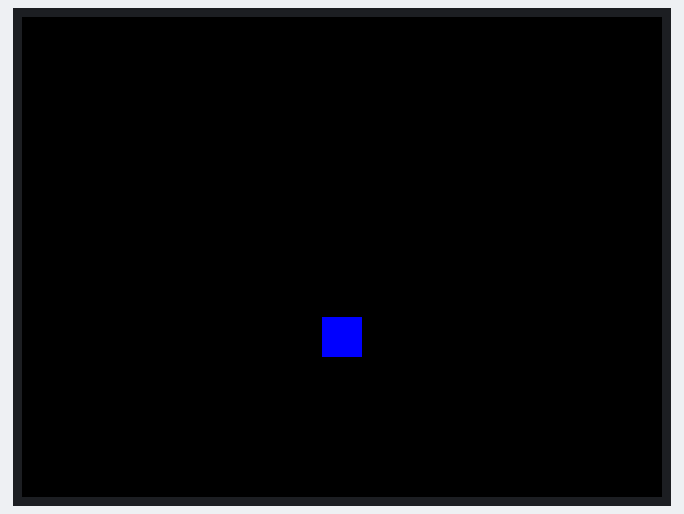
This program was run on a simulated MicroPython board. Shown: 320×240 colour display. Library files of the repository ran but are not shown: ili9341.py.

Above: at 0.91 s.
At 3.39 s:
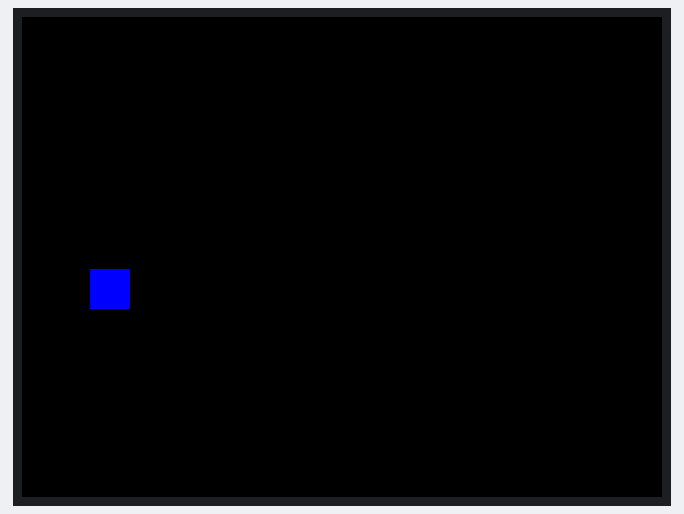
At 5.88 s:
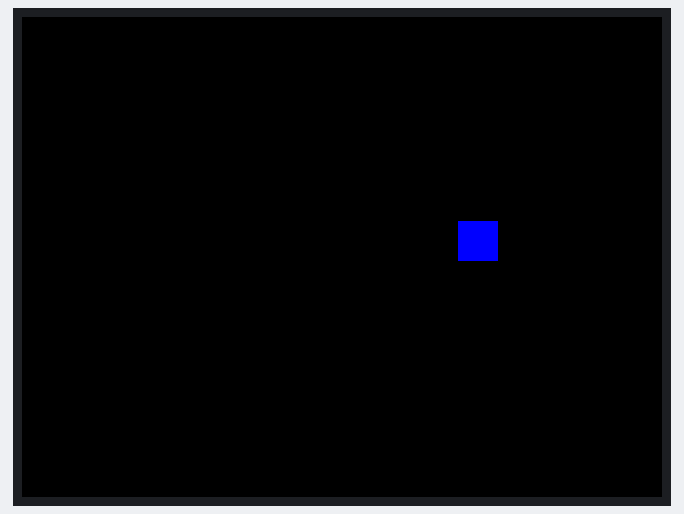
At 10.85 s:
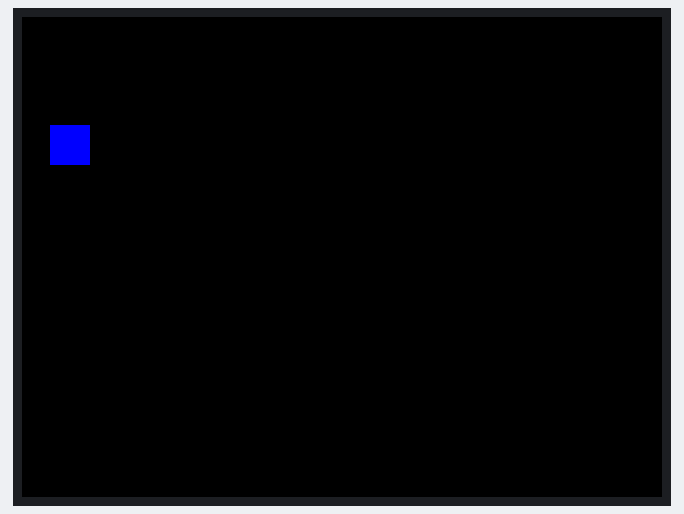
At 15.82 s:
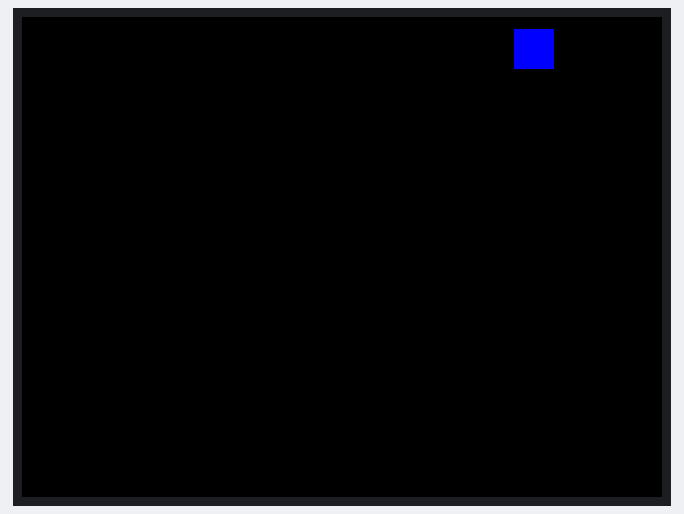
At 21.42 s:
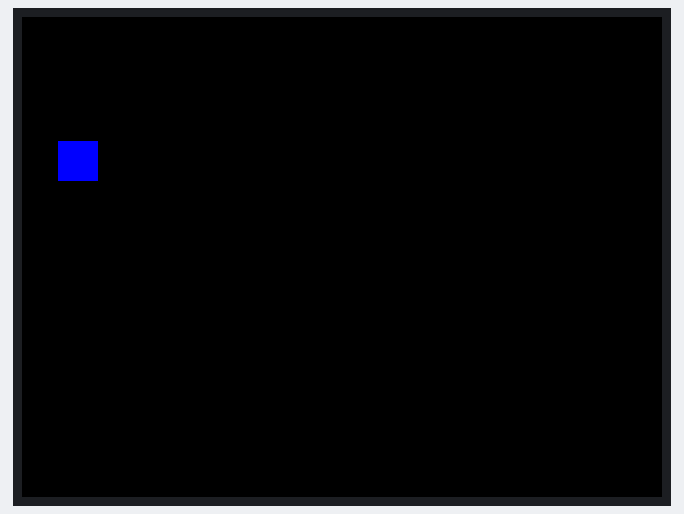

The program:

08-bouncing-box.py
```python
"""ILI9341 demo (bouncing boxes)."""
from ili9341 import Display, color565
from machine import Pin, SPI
from random import random, seed
from utime import sleep, sleep_ms, sleep_us, ticks_cpu, ticks_us, ticks_diff

import config
import colors
# Use these PIN definitions.  SCK must be on 2 and data (SDL) on 3
SCK_PIN = config.SCK_PIN
MISO_PIN = config.MISO_PIN # labeled SDI(MOSI) on the back of the display
DC_PIN = config.DC_PIN
RESET_PIN = config.RESET_PIN
CS_PIN = config.CS_PIN
WIDTH=config.WIDTH
HEIGHT=config.HEIGHT
ROTATION=config.ROTATION
spi = SPI(0, baudrate=40000000, sck=Pin(SCK_PIN), mosi=Pin(MISO_PIN))
display = Display(spi, dc=Pin(DC_PIN), cs=Pin(CS_PIN), rst=Pin(RESET_PIN), width=WIDTH, height=HEIGHT, rotation=ROTATION)

x=100
y=100
# box size
s=20
vx = 2
vy = 2.5

while True:
    # draw the rect
    display.fill_hrect(x, y , s, s, colors.BLUE)
    sleep_ms(10)
    # erase the entire rect
    display.fill_hrect(x, y, s, s, 0)

    # reverse direction if at the edge
    if x < 2 or x+s > WIDTH-2:
        vx *= -1
    if y < 2 or y+s > HEIGHT-2:
        vy *= -1

    # update position
    x += int(vx)
    y += int(vy)
```

config.py
```python
# Dan's Robot Labs configuration file for ILI9341 clock project
# The colors on the SPI bus cable are:
# 3.3v power - red
# SCK - orange
# MISO/Data - yellow
# DC - green
# RESET - blue
# GND - black
# CS - purple
SCK_PIN = 2
MISO_PIN = 3 # labeled SDI(MOSI) on the back of the display
DC_PIN = 4
RESET_PIN = 5
CS_PIN = 6
ROTATION = 90

WIDTH=320
HEIGHT=240
```

colors.py
```python
from ili9341 import color565

# Web safe
WHITE = color565(255,255,255)
BLACK = color565(0,0,0)
RED = color565(255,0,0)
ORANGE = color565(255,128,0)
YELLOW = color565(255,255,0)
GREEN = color565(0,255,0)
BLUE = color565(0,0,255)
CYAN = color565(0,255,255)
PURPLE = color565(255,0,255)
GRAY = color565(128,128,128)
SILVER = color565(192,192,192)
MAROON = color565(128,0,0)
OLIVE = color565(128,128,0)
LIME = color565(0,255,0)
DARK_GREEN = color565(0,128,0)
AQUA = color565(0,255,255)
TEAL = color565(0,128,128)
NAVY = color565(0,0,128)
FUCHSIA = color565(255,0,255)
# Not web safe
PINK = color565(255, 153, 153)
```
